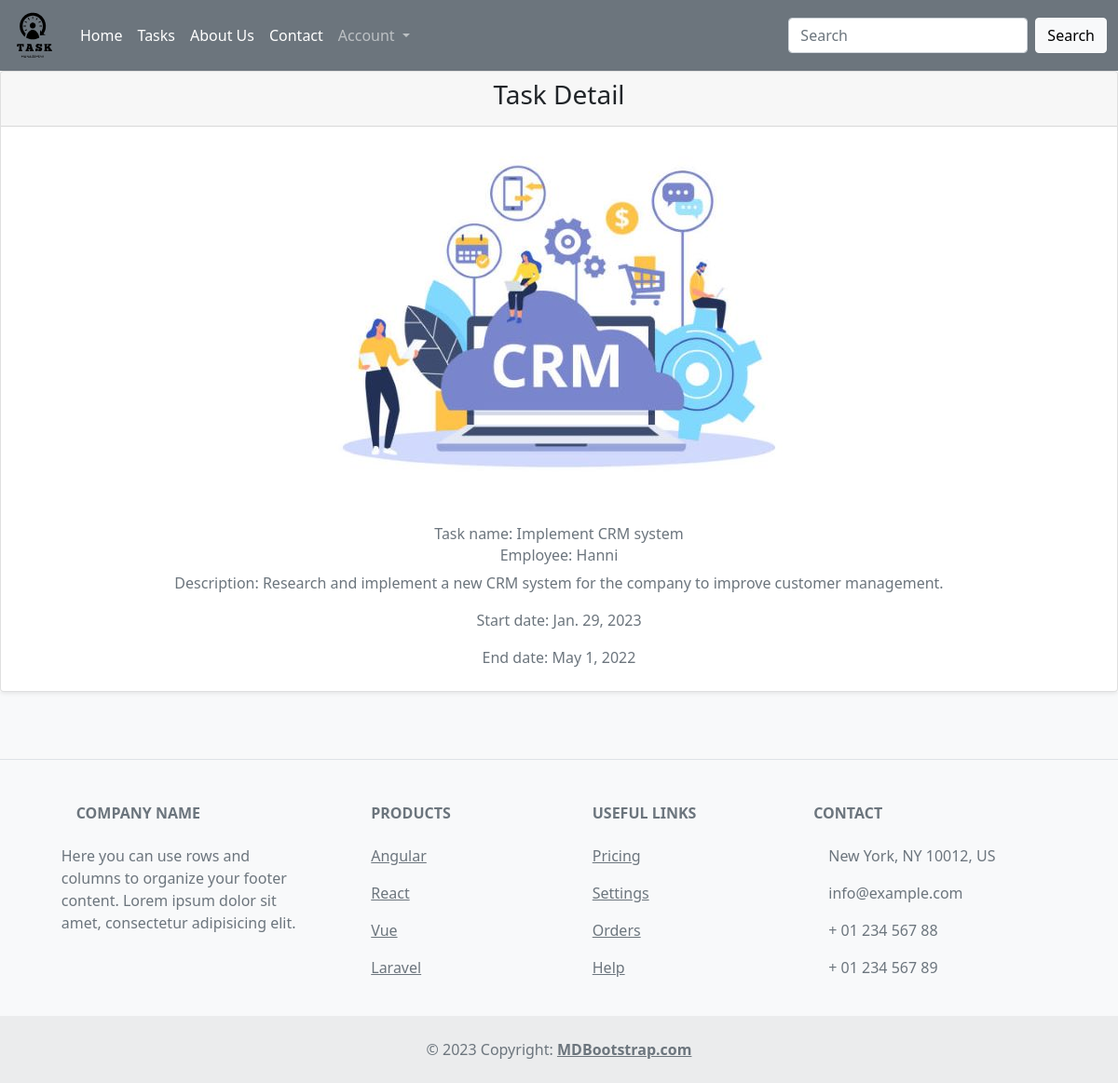
Screenshot of /view/3/ with the database file from the repository.
### home/models.py (models this page shows, shortened)
class Task(models.Model):
    task_name = models.CharField(max_length=100)
    employee = models.CharField(max_length=100)
    task_desc = models.TextField()
    start_date = models.DateField(auto_now=True)
    end_date = models.DateField()
    image = models.ImageField(upload_to='img/', blank=False)

### home/views.py (the view)
# urls.py: path('view/<int:task_id>/', views.viewtask, name='viewtask'),
def viewtask(request, task_id):
    tasks = Task.objects.get(id = task_id)
    context = {'tasks':tasks}
    return render(request, 'task/view_task.html', context)

### templates/task/view_task.html
{% extends 'inc/nav.html' %} {% load static %} {% block content %}
<div class="card shadow-sm text-center ">
  <div class="card-header">
    <h3 class="card-title">Task Detail</h3>
  </div>
  <div class="card-body p-0">
    <div class="card-p mb-10">
      <div class="px-4">
        <img
          class="mw-100 mh-300px card-rounded-bottom pb-4"
          alt=""
          src="{{ tasks.image.url }}"
        />
      </div>
      <h6 class="card-subtitle mb-2 text-secondary font-weight-bold">
        Task name: {{ tasks.task_name }}
      </h6>
      <h6 class="card-subtitle mb-2 text-secondary font-weight-bold">
        Employee: {{ tasks.employee }}
      </h6>
      <p class="card-text text-secondary">Description: {{ tasks.task_desc}}</p>
      <p class="card-text text-secondary">Start date: {{ tasks.start_date}}</p>
      <p class="card-text text-secondary pb-4">End date: {{ tasks.end_date}}</p>
    </div>
  </div>
</div>
{% endblock content %}

### rows the page displays
Task: image (picture), task_name "Implement CRM system", employee "Hanni", task_desc "Research and implement a new CRM system for the company to improve customer management.", start_date "Jan. 29, 2023", end_date "May 1, 2022"
